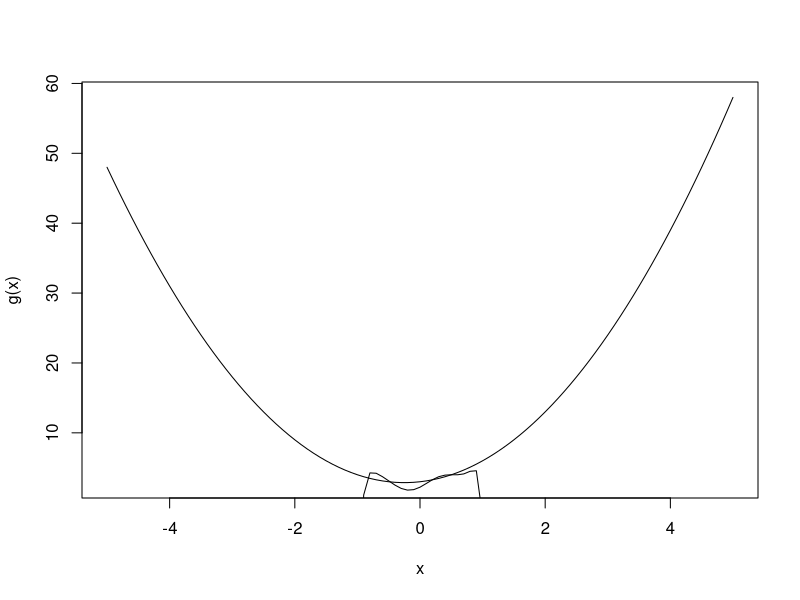

This figure's R source:
library(glmnet)

# Simulação
n = 1000
d = 900
beta = rep(0, d)
beta[1] = 6
beta[2] = 3

X <- rnorm(n*d)
dim(X) = c(n, d)
Y = X %*% beta + rnorm(n)
meus_dados = data.frame(Y = Y, X)

# Ajuste da regressão por minimos quadrados
aux = lm(Y ~ ., data = meus_dados)
summary(aux)

# Ajuste da regressão por lasso
aux = cv.glmnet(X, Y)
aux$lambda.min
aux_2 = glmnet(X, Y, lambda = aux$lambda.min)
aux_2$beta

## Regressão polinomial
d = 16
n = 30
x <- rnorm(n)
y = 2*x^2 + x + 3 + rnorm(n)
x_star = NULL
for(j in 1:d) x_star = cbind(x_star, x^j)

meus_dados = data.frame(y = y, x_star)
aux = lm(y~., data = meus_dados)
beta = aux$coefficients

g = function(x) 2*x^2 + x + 3
g_fit = function(x)
{
  resp = rep(NA, length(x))
  for(ii in 1:length(x))
  {
    resp[ii] = sum(beta*(x[ii]^(0:20)))
  }
  resp
}


curve(g, from = -5, to = 5)
curve(g_fit, from = -5, to = 5, add = TRUE)



